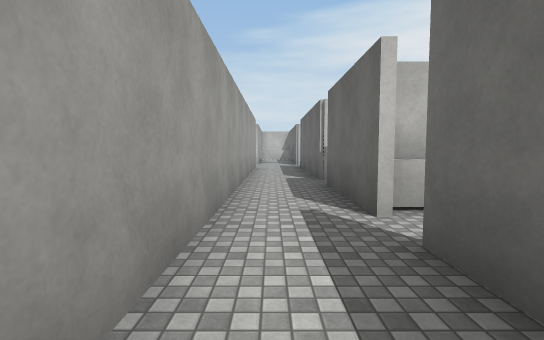
view 1 (above)

17 first-person views from a walk through a 3-D level made in the Unity game engine. The camera is 1.5 m above the floor, tilts 4° down and sees 85° across. The floor is counted in squares, 2 m on a side. Each view is taken from the middle of a square. On the plan, view 1 faces up. The plan holds only what a view shows up to about 10 squares ahead; the rest is blank. The place goes on beyond the plan. The player character is not drawn. Door leaves are left out, so doorways stand open. Surface patterns are stand-ins for the level's own textures.

view 2
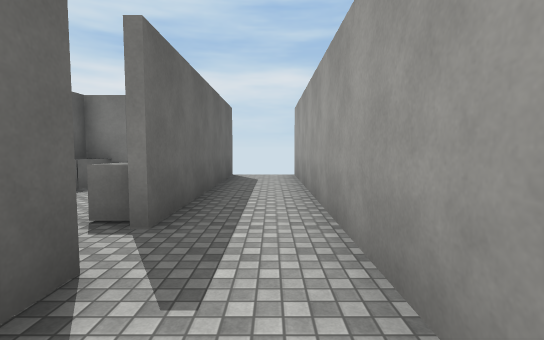

view 3
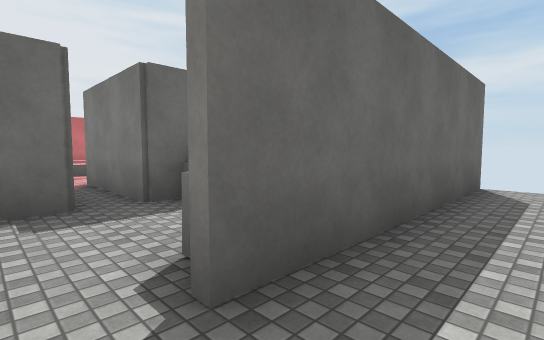

view 4
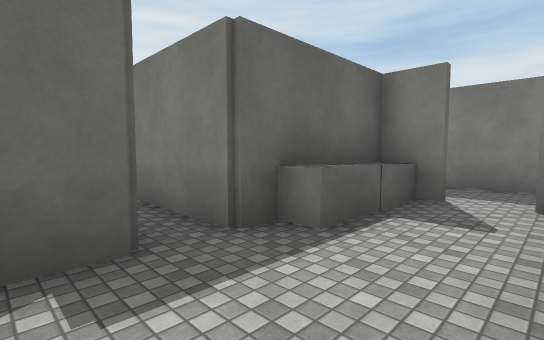

view 5
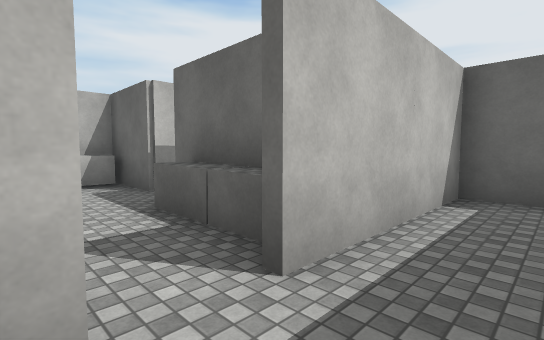

view 6
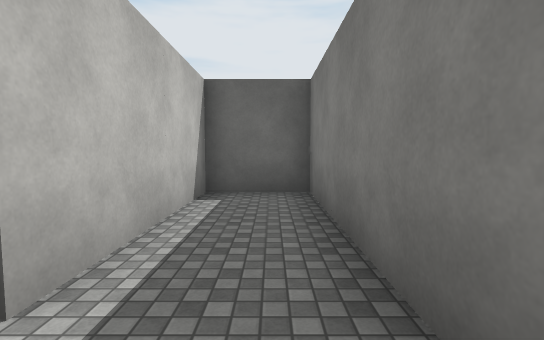

view 7
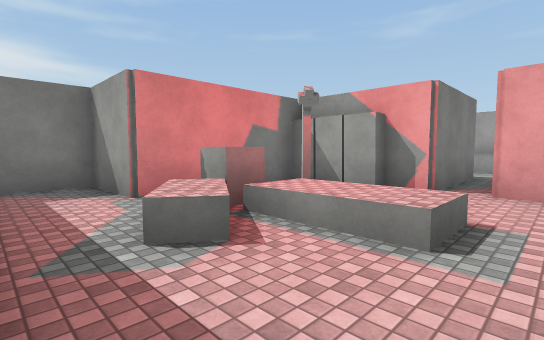

view 8
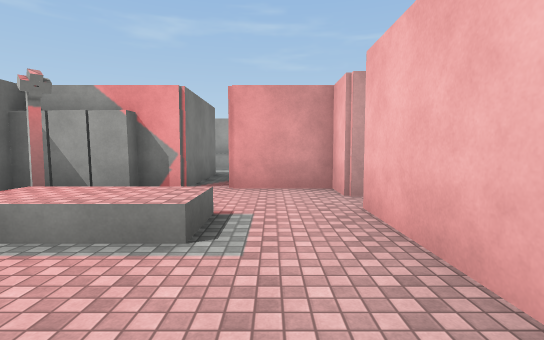

view 9
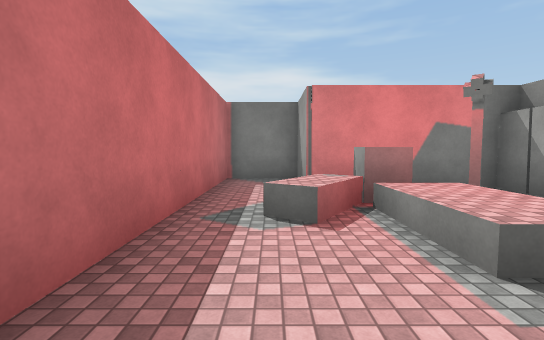

view 10
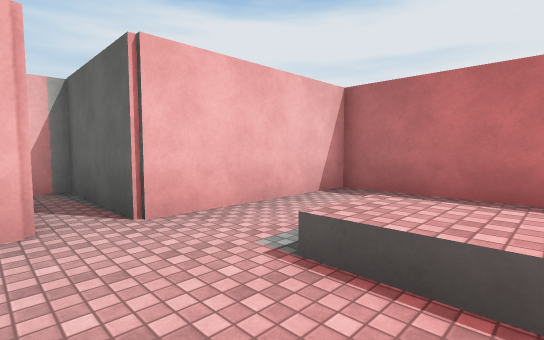

view 11
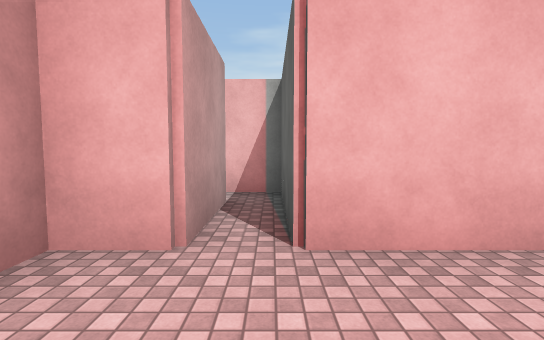

view 12
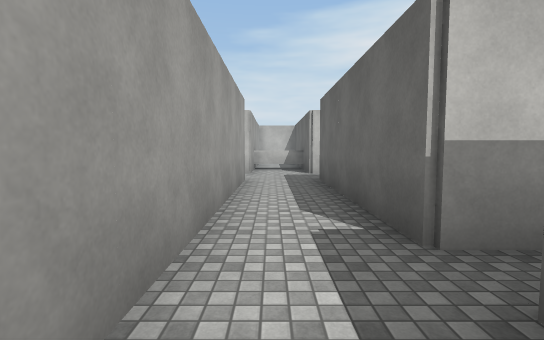

view 13
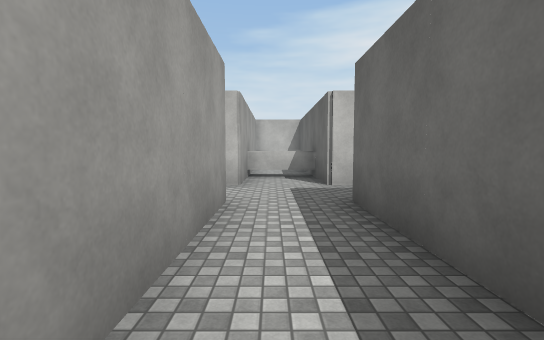

view 14
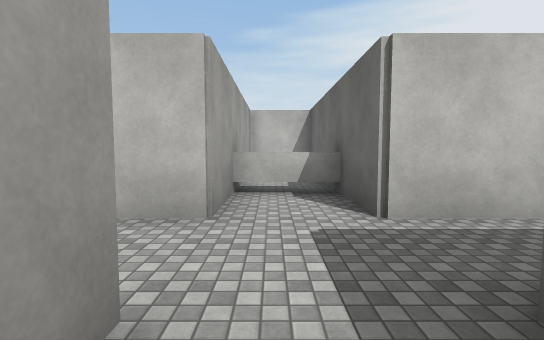

view 15
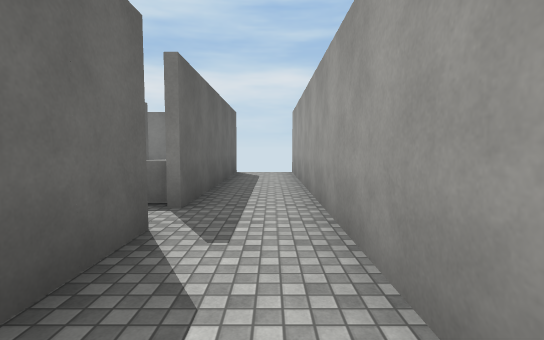

view 16
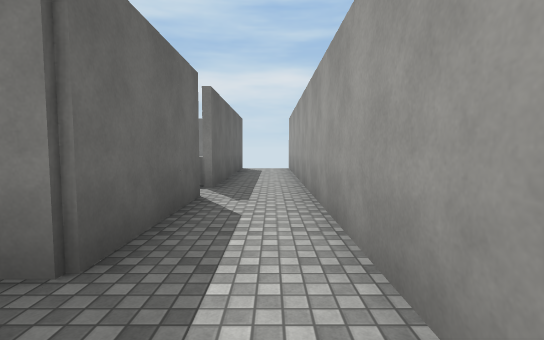

view 17
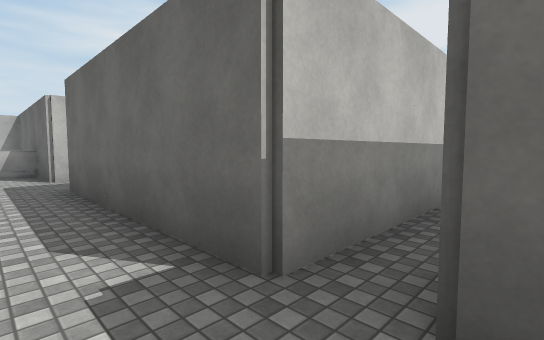

### Floor plan
Key: @ floor where view 1 was taken; # wall or solid block; . floor; D open door; ^ raised ledge; B block.
Columns run from 1 left of view 1 to 14 right of it. Each row starts with its distance up from view 1.
 18 ###
 17 #.#
 16 ^^^
 15 #..##
 14 D.D..
 13 D.D.
 12 #..#
 11 #..#
 10 #..#
  9 #..#
  8 #..###   ###
  7 #.D...   ..#
  6 #.D#     #.#
  5 #..#    ##.#####
  4 #..BB## #DD....#
  3 #.D...###......#
  2 #.D..D..D..^...#
  1 #.#B.D##D..^.^.#
  0 #@#..B###  BB..#
 -1 #.#..B####  ...#
 -2 #.#DD....####DD#
 -3 #.#......#  #..#
 -4 #DD#######  ####

Where each view was taken, in squares from view 1:
view 1: 0 up, 0 right, facing up
view 2: 5 up, 0 right, facing down
view 3: 3 up, 0 right, facing down-right
view 4: 3 up, 2 right, facing down-right
view 5: 3 down, 2 right, facing up-right
view 6: 3 down, 2 right, facing right
view 7: 3 up, 13 right, facing down-left
view 8: 3 up, 13 right, facing left
view 9: 4 up, 12 right, facing down
view 10: 1 up, 8 right, facing up-right
view 11: 2 up, 9 right, facing up
view 12: 5 up, 0 right, facing up
view 13: 8 up, 0 right, facing up
view 14: 11 up, 0 right, facing up
view 15: 6 up, 0 right, facing down
view 16: 8 up, 0 right, facing down
view 17: 6 up, 0 right, facing up-right
